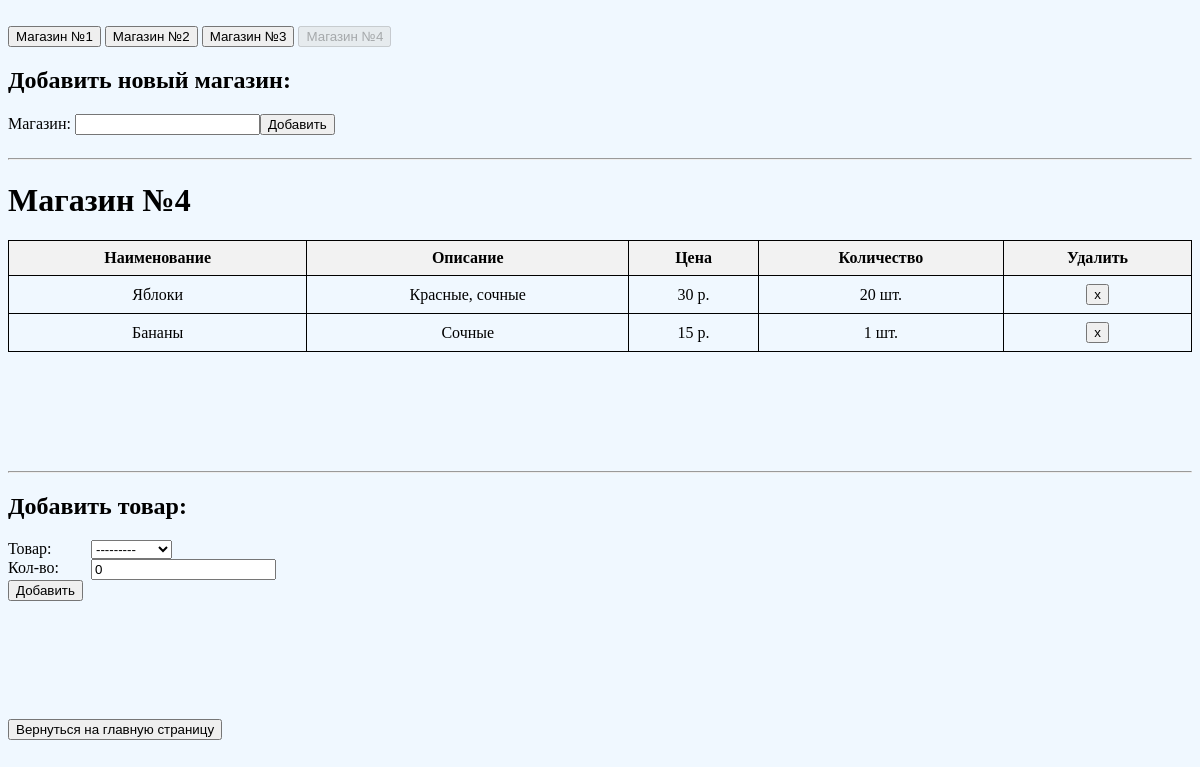
Page /store/4/ on the committed database.
### api/models.py (models this page shows, shortened)
class Stores(models.Model):
    name=models.CharField(verbose_name="Магазин", max_length=50, null=False, blank=False, unique=True)

class StoreItem(models.Model):
    item=models.ForeignKey(verbose_name="Товар",to='Item', on_delete=models.CASCADE, related_name='store_items')
    amount=models.IntegerField(verbose_name="Кол-во",null=False, blank=False,default=0)
    store=models.ForeignKey(verbose_name="Магазин",to='Stores', on_delete=models.CASCADE, related_name='items')

class Item(models.Model):
    name=models.CharField(verbose_name="Товар",max_length=50, null=False, blank=False)
    description=models.TextField(verbose_name="Описание",null=False, blank=False)
    price=models.IntegerField(verbose_name="Цена за шт",null=False, blank=False, default=0)
    def __str__(self):
        return self.name

### api/views.py (the view, shortened to what this page needs)
# urls.py: path('store/<int:store_id>/', api.views.store_view),
def store_view(request, store_id, *args, **kwargs):
    store=Stores.objects.get(id=store_id)
    context = {
        'store': store,
        'all_stores': Stores.objects.all(),
        'form': StoreForms(),
        'item_form': AddItemInStore(initial={"store":store}),
    }
    return render(request=request,template_name='store.html', context=context)

### api/forms.py
class StoreForms(forms.ModelForm):
    class Meta:
        model = Stores
        fields = ('name',)

class AddItemInStore(forms.ModelForm):
    class Meta:
        model = StoreItem
        fields = ('item','amount', 'store',)
        widgets = {"store":forms.HiddenInput()}

### templates/store.html (shortened to what this page needs)
<!DOCTYPE html>
<html lang="en">
<head>
</head>
<body>
<br>
<div>
    {%  for list_store in all_stores %}
        <a href='/store/{{ list_store.id }}/'> <button {% if list_store.id == store.id %} disabled {% endif %}>{{ list_store.name }} </button></a>
    {% endfor %}
</div>
<div class="form">
    <h2>Добавить новый магазин:</h2>
    <form method="post" style="display: grid; width: fit-content">
        {{ form }}
        <input style="grid-column: 2" type="submit" value="Добавить" style="display: inline">
    </form>
</div>
<hr>
<h1> {{ store.name }} </h1>
<div class="table">
<table class="line">
        <thead>
            <tr>
                <th>Наименование</th>
                <th>Описание</th>
                <th>Цена</th>
                <th>Количество</th>
                <th>Удалить</th>
            </tr>
        </thead>
        <tbody>
            {%  for item in store.items.all %}
                <tr>
                    <td> {{ item.item.name }} </td>
                    <td> {{ item.item.description }} </td>
                    <td> {{ item.item.price }} р. </td>
                    <td> {{ item.amount }} шт. </td>
                    <td> <button onclick="handleDelete({{ item.id }})"> x </button> </td>
                </tr>
            {% endfor %}
        </tbody>
    </table>
</div>
<hr>
<div>
    <h2>Добавить товар:</h2>
    <form method="post">
        <div  style="display: grid; width: 300px">
            {% for item_field in item_form.visible_fields %}
                <div style="grid-column: 1">
                    {{ item_field.label_tag }}
                </div>
                <div style="grid-column: 2">
                    {{ item_field }}
                </div>
            {% endfor %}
        </div>
        <input type="submit" value="Добавить">
    </form>
</div>
<div style="margin: 10% 0 0 ">
    <a href='/main'> <button> Вернуться на главную страницу </button></a>
</div>
</body>
</html>

### templates/store.html (style rules this page uses)
body { background: aliceblue }
.table { margin-bottom: 10%; }
th { border: 1px solid black; }
td { border: 1px solid black; }
.line { width: 100%; border-collapse: collapse; }
.line th, .line td { text-align: center; padding: 8px; }
.line th { background-color: #f2f2f2; }
form { margin-bottom: 2%; }

### rows in the picture
Stores: name "Магазин №1"
Stores: name "Магазин №2"
Stores: name "Магазин №3"
Stores: name "Магазин №4"
StoreItem: item.name "Яблоки", item.description "Красные, сочные", item.price "30", amount "20"
StoreItem: item.name "Бананы", item.description "Сочные", item.price "15", amount "1"

### other values in the picture
{{ item_field.label_tag }} "Товар:" "Кол-во:"
